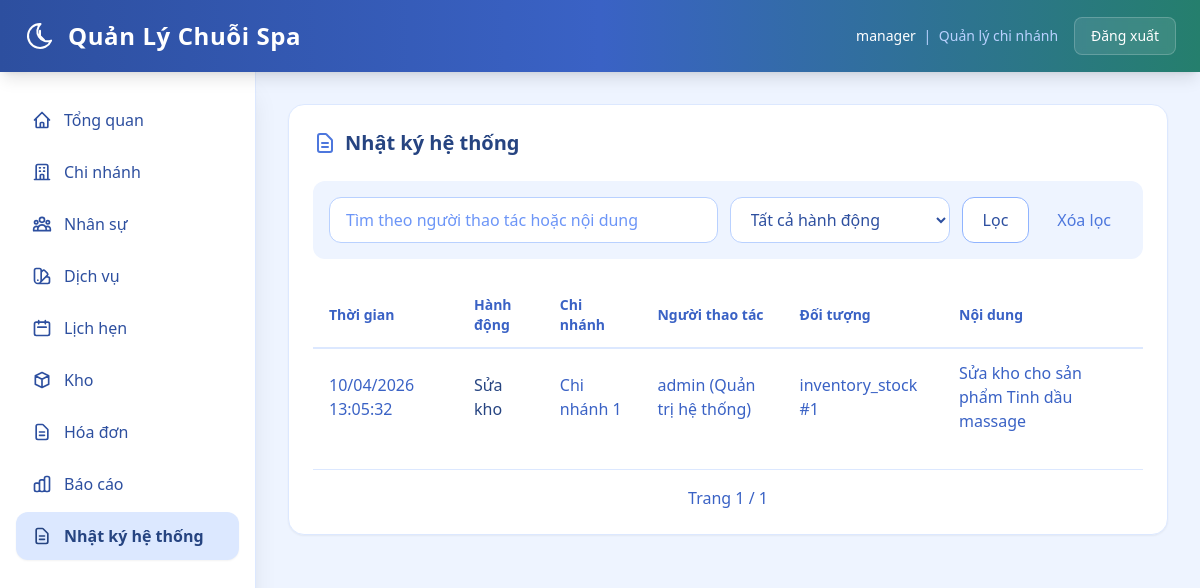
Screenshot of /web/activity-logs (signed in) with the database file from the repository.
### backend/models.py (models this page shows, shortened)
class TimestampMixin:
    created_at = db.Column(db.DateTime, nullable=False, default=datetime.utcnow)

class User(db.Model, TimestampMixin):
    __tablename__ = "users"
    id = db.Column(db.Integer, primary_key=True)
    username = db.Column(db.String(64), nullable=False, unique=True, index=True)
    password_hash = db.Column(db.String(255), nullable=False)
    role = db.Column(db.String(32), nullable=False, default="branch_manager")
    branch_id = db.Column(db.Integer, db.ForeignKey("branches.id"), nullable=True, index=True)
    staff_id = db.Column(db.Integer, db.ForeignKey("staffs.id"), nullable=True, index=True)
    is_active = db.Column(db.Boolean, nullable=False, default=True)
    branch = db.relationship("Branch", lazy="joined")
    staff = db.relationship("Staff", lazy="joined")
    @property
    def is_super_admin(self) -> bool:
        return self.role == "super_admin"

class ActivityLog(db.Model):
    __tablename__ = "activity_logs"
    id = db.Column(db.Integer, primary_key=True)
    created_at = db.Column(db.DateTime, nullable=False, default=datetime.utcnow, index=True)
    action = db.Column(db.String(64), nullable=False, index=True)
    action_label = db.Column(db.String(128), nullable=False)
    branch_id = db.Column(db.Integer, db.ForeignKey("branches.id"), nullable=True, index=True)
    actor_user_id = db.Column(db.Integer, db.ForeignKey("users.id"), nullable=True, index=True)
    actor_username = db.Column(db.String(64), nullable=True)
    actor_role = db.Column(db.String(32), nullable=True)
    entity_type = db.Column(db.String(64), nullable=True)
    entity_id = db.Column(db.Integer, nullable=True, index=True)
    message = db.Column(db.String(500), nullable=True)
    details_json = db.Column(db.Text, nullable=True)
    branch = db.relationship("Branch", lazy="joined")
    actor_user = db.relationship("User", lazy="joined")

class Branch(db.Model, TimestampMixin):
    __tablename__ = "branches"
    id = db.Column(db.Integer, primary_key=True)
    branch_code = db.Column(db.String(16), nullable=True, unique=True, index=True)
    name = db.Column(db.String(255), nullable=False, unique=True)
    address = db.Column(db.String(500), nullable=True)
    phone = db.Column(db.String(32), nullable=True, unique=True)
    manager_staff_id = db.Column(db.Integer, db.ForeignKey("staffs.id"), nullable=True, index=True)
    status = db.Column(db.String(32), nullable=False, default="active")
    manager_staff = db.relationship("Staff", foreign_keys=[manager_staff_id], lazy="joined")

### backend/web_modules/nhat_ky.py (the view, shortened to what this page needs)
@web_bp.get("/activity-logs")
@roles_required("super_admin", "branch_manager")
def activity_logs():
    scope_ids = get_current_branch_scope()
    if not scope_ids:
        return redirect(url_for("web.dashboard"))
    user = g.web_user
    q = parse_text(request.args.get("q"))
    action = normalize_choice(request.args.get("action"), set(ACTION_LABELS.keys()), "")
    page = parse_page(request.args.get("page"), default=1)
    if user.is_super_admin:
        selected_branch_id = resolve_selected_branch_id(scope_ids, parse_int(request.args.get("branch_id")))
        query = ActivityLog.query
        if selected_branch_id:
            query = query.filter(ActivityLog.branch_id == selected_branch_id)
    else:
        selected_branch_id = user.branch_id
        query = ActivityLog.query.filter(ActivityLog.branch_id == selected_branch_id)
    if action:
        query = query.filter(ActivityLog.action == action)
    pager = paginate(
        query.order_by(ActivityLog.created_at.desc(), ActivityLog.id.desc()),
        page=page,
        per_page=20,
    )
    branch_options = list_scope_branches(scope_ids, order_by="name") if user.is_super_admin else []
    return render_template(
        "web/activity_logs.html",
        rows=pager.items,
        pager=pager,
        q=q,
        action=action,
        selected_branch_id=selected_branch_id,
        branch_options=branch_options,
        action_labels=ACTION_LABELS,
        is_super_admin=user.is_super_admin,
    )

### backend/web.py (called while the page is built, shortened)
def parse_text(value: str | None) -> str:
    return (value or "").strip()

def parse_int(value):
    try:
        return int(value)
    except (TypeError, ValueError):
        return None

def parse_page(value, default=1):
    page = parse_int(value)
    if page is None or page < 1:
        return default
    return page

def normalize_choice(value, allowed, default):
    text = parse_text(value).lower()
    if text in allowed:
        return text
    return default

def paginate(query, page, per_page=10):
    return query.paginate(page=page, per_page=per_page, error_out=False)

def role_label(role: str) -> str:
    return ROLE_LABELS.get(role, role)

def can_access_menu_for_user(user: User | None, menu_key: str) -> bool:
    if not user:
        return False
    return menu_key in ROLE_MENU_ACCESS.get(user.role, set())

def list_scope_branches(scope_ids: list[int], order_by: str = "name") -> list[Branch]:
    if not scope_ids:
        return []
    query = Branch.query.filter(Branch.id.in_(scope_ids))
    if order_by == "id":
        query = query.order_by(Branch.id.asc())
    else:
        query = query.order_by(Branch.name.asc())
    return query.all()

def user_scope_branch_ids(user: User | None) -> list[int]:
    if not user:
        return []
    if user.is_super_admin:
        rows = Branch.query.with_entities(Branch.id).order_by(Branch.id.asc()).all()
        return [int(branch_id) for (branch_id,) in rows]
    return [int(user.branch_id)] if user.branch_id else []

def pick_active_branch_id(user: User | None) -> int | None:
    scope_ids = user_scope_branch_ids(user)
    if not scope_ids:
        return None
    if user and not user.is_super_admin:
        return scope_ids[0]

def login_required(fn):
    @wraps(fn)
    def wrapper(*args, **kwargs):
        if not getattr(g, "web_user", None):
            return redirect(url_for("web.login"))
        return fn(*args, **kwargs)
    return wrapper

def roles_required(*allowed_roles):
    def decorator(fn):
        @wraps(fn)
        @login_required
        def wrapper(*args, **kwargs):
            user = getattr(g, "web_user", None)
            if not user or user.role not in allowed_roles:
                flash("Bạn không có quyền truy cập module này.", "error")
                target_endpoint = home_endpoint_for_user(user)
                return redirect(url_for(target_endpoint))
            return fn(*args, **kwargs)
        return wrapper
    return decorator

### backend/templates/web/activity_logs.html (shortened to what this page needs)
{% extends "web/base.html" %}
{% block content %}
  <section class="bg-white rounded-2xl shadow-sm border border-spa-100 p-6 mb-6">
    <h2 class="text-xl font-bold text-spa-800 mb-6 flex items-center gap-2">
      <svg class="w-6 h-6 text-spa-500" fill="none" stroke="currentColor" viewBox="0 0 24 24"><path stroke-linecap="round" stroke-linejoin="round" stroke-width="2" d="M9 12h6m-6 4h6m2 5H7a2 2 0 01-2-2V5a2 2 0 012-2h5.586a1 1 0 01.707.293l5.414 5.414a1 1 0 01.293.707V19a2 2 0 01-2 2z"/></svg>
      Nhật ký hệ thống
    </h2>
    <form method="get" class="flex flex-wrap items-center gap-3 mb-6 p-4 bg-spa-50 rounded-xl">
      <input type="text" name="q" value="{{ q }}" placeholder="Tìm theo người thao tác hoặc nội dung"
        class="flex-1 min-w-[220px] px-4 py-2.5 rounded-xl border border-spa-200 bg-white text-spa-700 placeholder-spa-400 focus:border-spa-400 focus:ring-4 focus:ring-spa-100 outline-none transition-all">
      <select name="action"
        class="px-4 py-2.5 rounded-xl border border-spa-200 bg-white text-spa-700 focus:border-spa-400 focus:ring-4 focus:ring-spa-100 outline-none transition-all min-w-[220px]">
        <option value="">Tất cả hành động</option>
      </select>
      <button type="submit" class="px-5 py-2.5 rounded-xl border border-spa-300 bg-white text-spa-700 hover:bg-spa-50 font-medium transition-all">
        Lọc
      </button>
      <a href="{{ url_for('web.activity_logs') }}" class="px-4 py-2.5 rounded-xl text-spa-500 hover:text-spa-700 hover:bg-spa-100 transition-all">
        Xóa lọc
      </a>
    </form>
    <div class="overflow-x-auto">
      <table class="w-full">
        <thead>
          <tr class="border-b-2 border-spa-100">
            <th class="text-left py-3 px-4 text-sm font-semibold text-spa-600">Thời gian</th>
            <th class="text-left py-3 px-4 text-sm font-semibold text-spa-600">Hành động</th>
            <th class="text-left py-3 px-4 text-sm font-semibold text-spa-600">Chi nhánh</th>
            <th class="text-left py-3 px-4 text-sm font-semibold text-spa-600">Người thao tác</th>
            <th class="text-left py-3 px-4 text-sm font-semibold text-spa-600">Đối tượng</th>
            <th class="text-left py-3 px-4 text-sm font-semibold text-spa-600">Nội dung</th>
          </tr>
        </thead>
        <tbody class="divide-y divide-spa-50">
          {% for row in rows %}
            <tr class="hover:bg-spa-50/50 transition-colors">
              <td class="py-3 px-4 text-spa-600">{{ row.created_at.strftime('%d/%m/%Y %H:%M:%S') if row.created_at else '-' }}</td>
              <td class="py-3 px-4 text-spa-800 font-medium">{{ row.action_label or row.action }}</td>
              <td class="py-3 px-4 text-spa-600">{{ row.branch.name if row.branch else '-' }}</td>
              <td class="py-3 px-4 text-spa-600">{{ row.actor_username or '-' }}{% if row.actor_role %} ({{ role_label(row.actor_role) }}){% endif %}</td>
              <td class="py-3 px-4 text-spa-600">{{ row.entity_type or '-' }}{% if row.entity_id %} #{{ row.entity_id }}{% endif %}</td>
              <td class="py-3 px-4 text-spa-600">{{ row.message or '-' }}</td>
            </tr>
          {% else %}
            <tr><td colspan="6" class="py-8 text-center text-spa-400">Không có log.</td></tr>
          {% endfor %}
        </tbody>
      </table>
    </div>
    <div class="flex items-center justify-center gap-4 mt-6 pt-4 border-t border-spa-100">
      <span class="text-spa-600">Trang {{ pager.page }} / {{ pager.pages or 1 }}</span>
    </div>
  </section>
{% endblock %}

### backend/templates/web/base.html (shortened to what this page needs)
<!doctype html>
<html lang="vi">
  <head>
    <script src="https://cdn.tailwindcss.com"></script>
  </head>
  <body class="bg-spa-50 h-screen overflow-hidden">
    <header class="fixed inset-x-0 top-0 z-40 bg-gradient-to-r from-spa-700 via-spa-600 to-sage-600 text-white shadow-lg">
      <div class="max-w-full mx-auto h-[72px] px-6 flex items-center justify-between">
        <h1 class="text-2xl font-semibold tracking-wide flex items-center gap-3">
          Quản Lý Chuỗi Spa
        </h1>
        <div class="flex items-center gap-4">
          {% if web_user %}
            <span class="text-spa-100 text-sm">
              <span class="font-medium text-white">{{ web_user.username }}</span>
              <span class="text-spa-200 mx-1">|</span>
              <span class="text-spa-200">{{ role_label(web_user.role) }}</span>
            </span>
            <form method="post" action="{{ url_for('web.logout') }}" class="inline">
              <button type="submit" class="bg-white/10 hover:bg-white/20 text-white px-4 py-2 rounded-lg text-sm font-medium transition-all duration-200 backdrop-blur-sm border border-white/20">
                Đăng xuất
              </button>
            </form>
          {% endif %}
        </div>
      </div>
    </header>
    <aside class="fixed top-[72px] left-0 bottom-0 z-30 w-64 bg-white shadow-xl border-r border-spa-100 overflow-y-auto">
        <nav class="py-6 px-4 space-y-1">
          {% if can_access_menu('dashboard') %}
            <a href="{{ url_for('web.dashboard') }}" class="sidebar-link flex items-center gap-3 px-4 py-3 rounded-xl text-spa-700 hover:bg-spa-100 ">
              <svg class="w-5 h-5" fill="none" stroke="currentColor" viewBox="0 0 24 24"><path stroke-linecap="round" stroke-linejoin="round" stroke-width="2" d="M3 12l2-2m0 0l7-7 7 7M5 10v10a1 1 0 001 1h3m10-11l2 2m-2-2v10a1 1 0 01-1 1h-3m-6 0a1 1 0 001-1v-4a1 1 0 011-1h2a1 1 0 011 1v4a1 1 0 001 1m-6 0h6"/></svg>
              Tổng quan
            </a>
          {% endif %}
          {% if can_access_menu('branches') %}
            <a href="{{ url_for('web.branches') }}" class="sidebar-link flex items-center gap-3 px-4 py-3 rounded-xl text-spa-700 hover:bg-spa-100 ">
              <svg class="w-5 h-5" fill="none" stroke="currentColor" viewBox="0 0 24 24"><path stroke-linecap="round" stroke-linejoin="round" stroke-width="2" d="M19 21V5a2 2 0 00-2-2H7a2 2 0 00-2 2v16m14 0h2m-2 0h-5m-9 0H3m2 0h5M9 7h1m-1 4h1m4-4h1m-1 4h1m-5 10v-5a1 1 0 011-1h2a1 1 0 011 1v5m-4 0h4"/></svg>
              Chi nhánh
            </a>
          {% endif %}
          {% if can_access_menu('staff') %}
            <a href="{{ url_for('web.staff') }}" class="sidebar-link flex items-center gap-3 px-4 py-3 rounded-xl text-spa-700 hover:bg-spa-100 ">
              Nhân sự
            </a>
          {% endif %}
          {% if can_access_menu('services') %}
            <a href="{{ url_for('web.services') }}" class="sidebar-link flex items-center gap-3 px-4 py-3 rounded-xl text-spa-700 hover:bg-spa-100 ">
              Dịch vụ
            </a>
          {% endif %}
          {% if can_access_menu('appointments') %}
            <a href="{{ url_for('web.appointments') }}" class="sidebar-link flex items-center gap-3 px-4 py-3 rounded-xl text-spa-700 hover:bg-spa-100 ">
              <svg class="w-5 h-5" fill="none" stroke="currentColor" viewBox="0 0 24 24"><path stroke-linecap="round" stroke-linejoin="round" stroke-width="2" d="M8 7V3m8 4V3m-9 8h10M5 21h14a2 2 0 002-2V7a2 2 0 00-2-2H5a2 2 0 00-2 2v12a2 2 0 002 2z"/></svg>
              Lịch hẹn
            </a>
          {% endif %}
          {% if can_access_menu('inventory') %}
            <a href="{{ url_for('web.inventory') }}" class="sidebar-link flex items-center gap-3 px-4 py-3 rounded-xl text-spa-700 hover:bg-spa-100 ">
              <svg class="w-5 h-5" fill="none" stroke="currentColor" viewBox="0 0 24 24"><path stroke-linecap="round" stroke-linejoin="round" stroke-width="2" d="M20 7l-8-4-8 4m16 0l-8 4m8-4v10l-8 4m0-10L4 7m8 4v10M4 7v10l8 4"/></svg>
              Kho
            </a>
          {% endif %}
          {% if can_access_menu('invoices') %}
            <a href="{{ url_for('web.invoices') }}" class="sidebar-link flex items-center gap-3 px-4 py-3 rounded-xl text-spa-700 hover:bg-spa-100 ">
              <svg class="w-5 h-5" fill="none" stroke="currentColor" viewBox="0 0 24 24"><path stroke-linecap="round" stroke-linejoin="round" stroke-width="2" d="M9 12h6m-6 4h6m2 5H7a2 2 0 01-2-2V5a2 2 0 012-2h5.586a1 1 0 01.707.293l5.414 5.414a1 1 0 01.293.707V19a2 2 0 01-2 2z"/></svg>
              Hóa đơn
            </a>
          {% endif %}
          {% if can_access_menu('reports') %}
            <a href="{{ url_for('web.reports') }}" class="sidebar-link flex items-center gap-3 px-4 py-3 rounded-xl text-spa-700 hover:bg-spa-100 ">
              Báo cáo
            </a>
          {% endif %}
          {% if can_access_menu('activity_logs') %}
            <a href="{{ url_for('web.activity_logs') }}" class="sidebar-link flex items-center gap-3 px-4 py-3 rounded-xl text-spa-700 hover:bg-spa-100 {% if request.path.startswith('/web/activity-logs') %}bg-spa-100 text-spa-800 font-semibold shadow-sm{% endif %}">
              <svg class="w-5 h-5" fill="none" stroke="currentColor" viewBox="0 0 24 24"><path stroke-linecap="round" stroke-linejoin="round" stroke-width="2" d="M9 12h6m-6 4h6m2 5H7a2 2 0 01-2-2V5a2 2 0 012-2h5.586a1 1 0 01.707.293l5.414 5.414a1 1 0 01.293.707V19a2 2 0 01-2 2z"/></svg>
              Nhật ký hệ thống
            </a>
          {% endif %}
        </nav>
      </aside>
      <main class="fixed top-[72px] left-64 right-0 bottom-0 overflow-y-auto p-8">
        <div class="max-w-7xl mx-auto">
          {% block content %}{% endblock %}
        </div>
      </main>
  </body>
</html>

### backend/templates/web/base.html (style rules this page uses)
html, body { height: 100%; }
body { font-family: 'Segoe UI', Tahoma, Geneva, Verdana, sans-serif; }
.sidebar-link { transition: all 0.2s ease; }

### rows the page displays
User: username "manager", role "Quản lý chi nhánh"
ActivityLog: created_at "10/04/2026 13:05:32", action_label "Sửa kho", branch "Chi nhánh 1", actor_username "admin", actor_role "Quản trị hệ thống", entity_type "inventory_stock", entity_id "1", message "Sửa kho cho sản phẩm Tinh dầu massage"

### other values shown
{{ pager.page }} "1"
{{ pager.pages or 1 }} "1"
